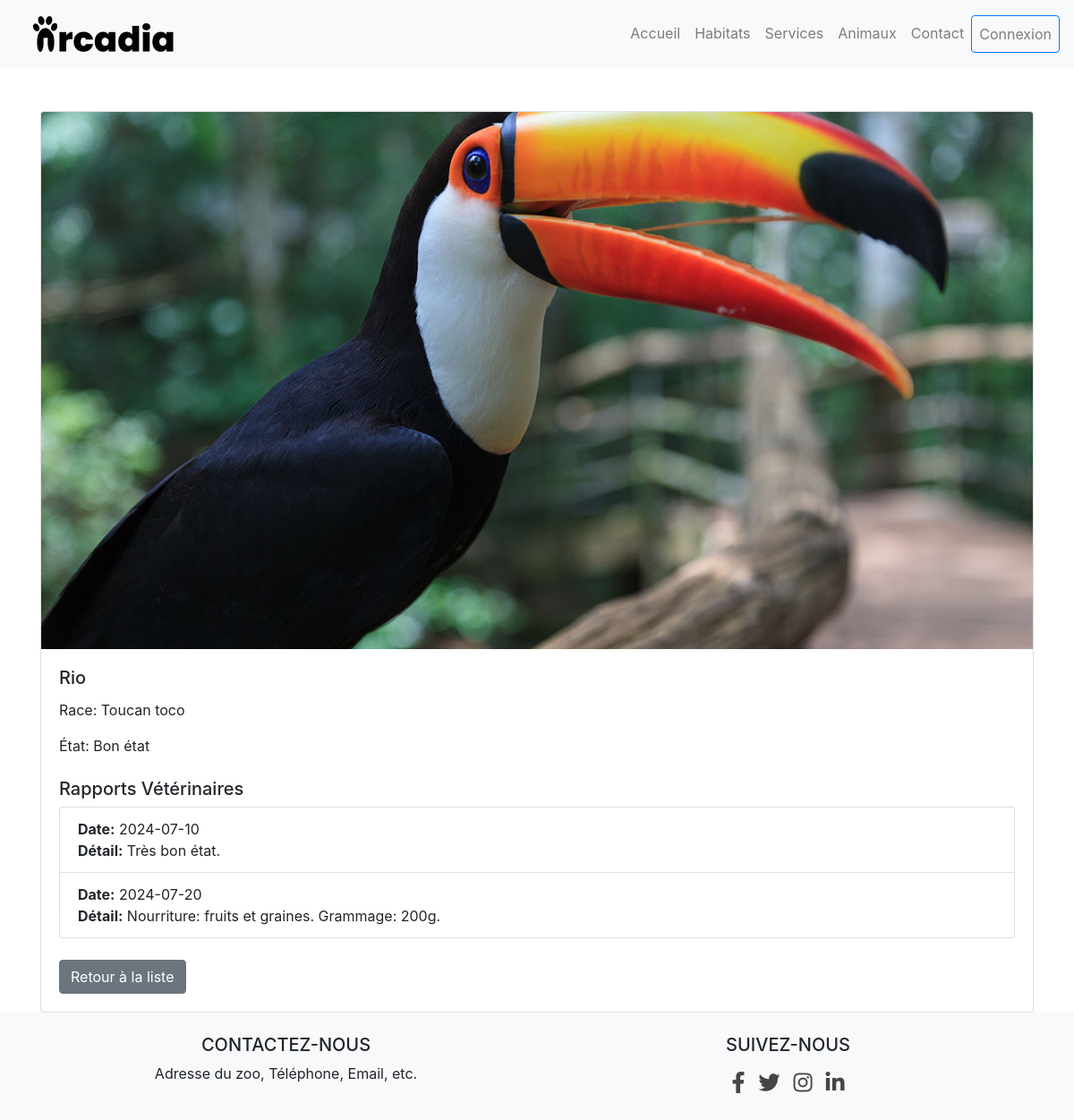
Screenshot of /animal_detail.php?id=3 with the database file from the repository.
### tables this page shows
CREATE TABLE `animal` (
  `animal_id` int NOT NULL AUTO_INCREMENT,
  `prenom` varchar(50) NOT NULL,
  `etat` varchar(50) DEFAULT NULL,
  `image` varchar(255) DEFAULT NULL,
  `race` varchar(50) DEFAULT NULL,
  PRIMARY KEY (`animal_id`)
);

CREATE TABLE `rapport_veterinaire` (
  `rapport_veterinaire_id` int NOT NULL AUTO_INCREMENT,
  `animal_id` int DEFAULT NULL,
  `date` date NOT NULL,
  `detail` varchar(50) DEFAULT NULL,
  PRIMARY KEY (`rapport_veterinaire_id`)
);

### animal_detail.php (the view, shortened to what this page needs)
<!DOCTYPE html>
<html lang="fr">
<head>
    <link href="https://stackpath.bootstrapcdn.com/bootstrap/4.5.2/css/bootstrap.min.css" rel="stylesheet">
    <link rel="stylesheet" href="https://cdnjs.cloudflare.com/ajax/libs/font-awesome/5.15.4/css/all.min.css">
</head>
<body>
    <div class="container mt-5">
        <?php
        $servername = "localhost";
        $username = "root";
        $password = "Eliott64*";
        $dbname = "zoo";
        $conn = new mysqli($servername, $username, $password, $dbname);
        $animal_id = $_GET['id'];
        $sql = "SELECT prenom, race, image, etat FROM animal WHERE animal_id = ?";
        $stmt = $conn->prepare($sql);
        $stmt->bind_param("i", $animal_id);
        $stmt->execute();
        $stmt->bind_result($prenom, $race, $image, $etat);
        if ($prenom) {
            $image = str_replace('1.jpg', '.jpg', $image);
            echo '<div class="card">';
            echo '<img src="../assets/images/' . htmlspecialchars($image) . '" class="card-img-top" alt="' . htmlspecialchars($prenom) . '">';
            echo '<div class="card-body">';
            echo '<h5 class="card-title">' . htmlspecialchars($prenom) . '</h5>';
            echo '<p class="card-text">Race: ' . htmlspecialchars($race) . '</p>';
            echo '<p class="card-text">État: ' . htmlspecialchars($etat) . '</p>';
            $sql_vet = "SELECT date, detail FROM rapport_veterinaire WHERE animal_id = ?";
            $stmt_vet = $conn->prepare($sql_vet);
            $stmt_vet->bind_param("i", $animal_id);
            $stmt_vet->execute();
            $stmt_vet->store_result();
            $stmt_vet->bind_result($date, $detail);
            if ($stmt_vet->num_rows > 0) {
                echo '<h5 class="mt-4">Rapports Vétérinaires</h5>';
                echo '<ul class="list-group">';
                while ($stmt_vet->fetch()) {
                    echo '<li class="list-group-item">';
                    echo '<strong>Date:</strong> ' . htmlspecialchars($date) . '<br>';
                    if (!empty($detail)) {
                        echo '<strong>Détail:</strong> ' . htmlspecialchars($detail) . '<br>';
                    }
                    echo '</li>';
                }
                echo '</ul>';
            } else {
                echo '<p>Aucun rapport vétérinaire trouvé.</p>';
            }
            echo '<a href="animal.php" class="btn btn-secondary mt-4">Retour à la liste</a>';
            echo '</div>';
            echo '</div>';
        } else {
            echo "<p>Aucun détail trouvé pour cet animal.</p>";
        }
        ?>
    </div>
</body>
</html>

### animal_detail.php (style rules this page uses)
.card-img-top { max-height: 600px; object-fit: cover; }

### rows the page displays
animal: image (picture), prenom "Rio", race "Toucan toco", etat "Bon état"
rapport_veterinaire: date "2024-07-10", detail "Très bon état."
rapport_veterinaire: date "2024-07-20", detail "Nourriture: fruits et graines. Grammage: 200g."
